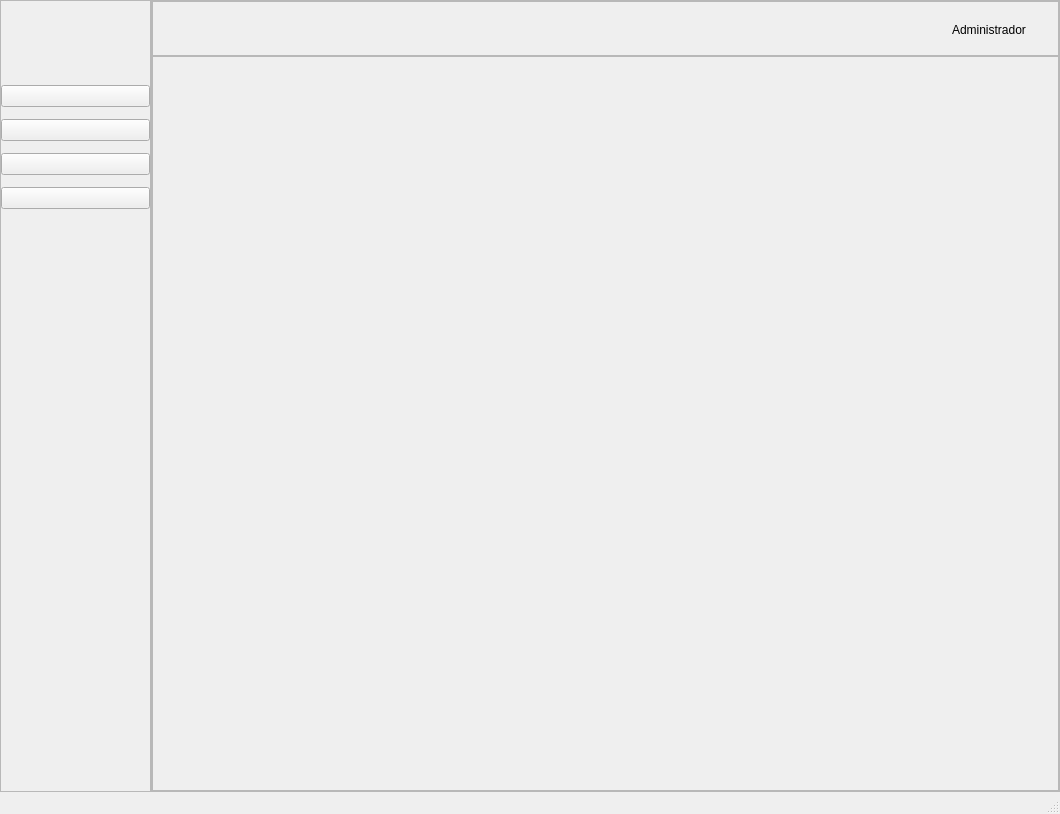
<?xml version="1.0" encoding="UTF-8"?>
<ui version="4.0">
 <class>MainWindow</class>
 <widget class="QMainWindow" name="MainWindow">
  <property name="geometry">
   <rect>
    <x>0</x>
    <y>0</y>
    <width>1060</width>
    <height>814</height>
   </rect>
  </property>
  <property name="sizePolicy">
   <sizepolicy hsizetype="Preferred" vsizetype="Preferred">
    <horstretch>0</horstretch>
    <verstretch>0</verstretch>
   </sizepolicy>
  </property>
  <property name="maximumSize">
   <size>
    <width>16777215</width>
    <height>16777215</height>
   </size>
  </property>
  <property name="windowTitle">
   <string>MainWindow</string>
  </property>
  <property name="styleSheet">
   <string notr="true"/>
  </property>
  <widget class="QWidget" name="centralwidget">
   <property name="layoutDirection">
    <enum>Qt::LayoutDirection::LeftToRight</enum>
   </property>
   <layout class="QHBoxLayout" name="horizontalLayout" stretch="1,6">
    <property name="spacing">
     <number>0</number>
    </property>
    <property name="leftMargin">
     <number>0</number>
    </property>
    <property name="topMargin">
     <number>0</number>
    </property>
    <property name="rightMargin">
     <number>0</number>
    </property>
    <property name="bottomMargin">
     <number>0</number>
    </property>
    <item>
     <widget class="QFrame" name="sidebarFrame">
      <property name="styleSheet">
       <string notr="true"/>
      </property>
      <property name="frameShape">
       <enum>QFrame::Shape::StyledPanel</enum>
      </property>
      <property name="frameShadow">
       <enum>QFrame::Shadow::Raised</enum>
      </property>
      <property name="lineWidth">
       <number>0</number>
      </property>
      <property name="class" stdset="0">
       <string notr="true">side-bar</string>
      </property>
      <layout class="QVBoxLayout" name="verticalLayout_2">
       <property name="spacing">
        <number>12</number>
       </property>
       <property name="sizeConstraint">
        <enum>QLayout::SizeConstraint::SetDefaultConstraint</enum>
       </property>
       <property name="leftMargin">
        <number>0</number>
       </property>
       <property name="topMargin">
        <number>12</number>
       </property>
       <property name="rightMargin">
        <number>0</number>
       </property>
       <property name="bottomMargin">
        <number>12</number>
       </property>
       <item>
        <widget class="AspectRatioImageLabel" name="logoLabel">
         <property name="sizePolicy">
          <sizepolicy hsizetype="Ignored" vsizetype="Fixed">
           <horstretch>0</horstretch>
           <verstretch>0</verstretch>
          </sizepolicy>
         </property>
         <property name="minimumSize">
          <size>
           <width>0</width>
           <height>60</height>
          </size>
         </property>
         <property name="maximumSize">
          <size>
           <width>16777215</width>
           <height>60</height>
          </size>
         </property>
         <property name="text">
          <string/>
         </property>
         <property name="alignment">
          <set>Qt::AlignmentFlag::AlignCenter</set>
         </property>
         <property name="sourcePath" stdset="0">
          <string notr="true">:/resources/images/images/logo-seminuevos.jpeg</string>
         </property>
        </widget>
       </item>
       <item>
        <widget class="SidebarMenuItem" name="inventoryItem">
         <property name="autoExclusive">
          <bool>true</bool>
         </property>
         <property name="title" stdset="0">
          <string>Inventario</string>
         </property>
         <property name="leadingIcon" stdset="0">
          <string notr="true">:/icons/car.png</string>
         </property>
        </widget>
       </item>
       <item>
        <widget class="SidebarMenuItem" name="commercialItem">
         <property name="autoExclusive">
          <bool>true</bool>
         </property>
         <property name="title" stdset="0">
          <string>Comercial</string>
         </property>
         <property name="leadingIcon" stdset="0">
          <string notr="true">:/icons/dollar.png</string>
         </property>
        </widget>
       </item>
       <item>
        <widget class="SidebarMenuItem" name="financeItem">
         <property name="autoExclusive">
          <bool>true</bool>
         </property>
         <property name="title" stdset="0">
          <string>Finanzas</string>
         </property>
         <property name="leadingIcon" stdset="0">
          <string notr="true">:/icons/bank.png</string>
         </property>
        </widget>
       </item>
       <item>
        <widget class="SidebarMenuItem" name="reportItem">
         <property name="autoExclusive">
          <bool>true</bool>
         </property>
         <property name="title" stdset="0">
          <string>Reportes</string>
         </property>
         <property name="leadingIcon" stdset="0">
          <string notr="true">:/icons/bar-chart.png</string>
         </property>
        </widget>
       </item>
       <item>
        <spacer name="verticalSpacer">
         <property name="orientation">
          <enum>Qt::Orientation::Vertical</enum>
         </property>
         <property name="sizeType">
          <enum>QSizePolicy::Policy::Expanding</enum>
         </property>
         <property name="sizeHint" stdset="0">
          <size>
           <width>20</width>
           <height>390</height>
          </size>
         </property>
        </spacer>
       </item>
      </layout>
     </widget>
    </item>
    <item>
     <widget class="QFrame" name="rightContentFrame">
      <property name="frameShape">
       <enum>QFrame::Shape::StyledPanel</enum>
      </property>
      <property name="frameShadow">
       <enum>QFrame::Shadow::Raised</enum>
      </property>
      <property name="class" stdset="0">
       <string notr="true">right-content</string>
      </property>
      <layout class="QVBoxLayout" name="verticalLayout" stretch="1,15">
       <property name="spacing">
        <number>0</number>
       </property>
       <property name="leftMargin">
        <number>0</number>
       </property>
       <property name="topMargin">
        <number>0</number>
       </property>
       <property name="rightMargin">
        <number>0</number>
       </property>
       <property name="bottomMargin">
        <number>0</number>
       </property>
       <item>
        <widget class="QFrame" name="topBarFrame">
         <property name="frameShape">
          <enum>QFrame::Shape::StyledPanel</enum>
         </property>
         <property name="frameShadow">
          <enum>QFrame::Shadow::Raised</enum>
         </property>
         <property name="class" stdset="0">
          <string notr="true">top-bar</string>
         </property>
         <layout class="QHBoxLayout" name="horizontalLayout_4" stretch="0,0,0">
          <property name="spacing">
           <number>10</number>
          </property>
          <property name="sizeConstraint">
           <enum>QLayout::SizeConstraint::SetDefaultConstraint</enum>
          </property>
          <property name="topMargin">
           <number>12</number>
          </property>
          <property name="rightMargin">
           <number>32</number>
          </property>
          <item>
           <spacer name="horizontalSpacer_5">
            <property name="orientation">
             <enum>Qt::Orientation::Horizontal</enum>
            </property>
            <property name="sizeHint" stdset="0">
             <size>
              <width>638</width>
              <height>20</height>
             </size>
            </property>
           </spacer>
          </item>
          <item>
           <widget class="QLabel" name="avatarLabel">
            <property name="minimumSize">
             <size>
              <width>32</width>
              <height>32</height>
             </size>
            </property>
            <property name="maximumSize">
             <size>
              <width>32</width>
              <height>32</height>
             </size>
            </property>
            <property name="text">
             <string/>
            </property>
            <property name="pixmap">
             <pixmap>:/icons/avatar.png</pixmap>
            </property>
           </widget>
          </item>
          <item>
           <widget class="QLabel" name="userRoleLabel">
            <property name="text">
             <string>Administrador</string>
            </property>
           </widget>
          </item>
         </layout>
        </widget>
       </item>
       <item>
        <widget class="QFrame" name="inventarioFrame">
         <property name="styleSheet">
          <string notr="true"/>
         </property>
         <property name="frameShape">
          <enum>QFrame::Shape::StyledPanel</enum>
         </property>
         <property name="frameShadow">
          <enum>QFrame::Shadow::Raised</enum>
         </property>
         <property name="lineWidth">
          <number>0</number>
         </property>
         <property name="class" stdset="0">
          <string notr="true">main-content</string>
         </property>
         <layout class="QVBoxLayout" name="verticalLayout_3">
          <property name="spacing">
           <number>0</number>
          </property>
          <property name="leftMargin">
           <number>0</number>
          </property>
          <property name="topMargin">
           <number>0</number>
          </property>
          <property name="rightMargin">
           <number>0</number>
          </property>
          <property name="bottomMargin">
           <number>0</number>
          </property>
          <item>
           <widget class="QStackedWidget" name="mainContentStack">
            <property name="currentIndex">
             <number>1</number>
            </property>
            <widget class="InventoryView" name="inventoryPage"/>
            <widget class="CommercialMainView" name="commercial_main_view"/>
            <widget class="SaleWizardView" name="commercialPage"/>
           </widget>
          </item>
         </layout>
        </widget>
       </item>
      </layout>
     </widget>
    </item>
   </layout>
  </widget>
  <widget class="QMenuBar" name="menubar">
   <property name="geometry">
    <rect>
     <x>0</x>
     <y>0</y>
     <width>1060</width>
     <height>33</height>
    </rect>
   </property>
  </widget>
  <widget class="QStatusBar" name="statusbar"/>
 </widget>
 <customwidgets>
  <customwidget>
   <class>AspectRatioImageLabel</class>
   <extends>QLabel</extends>
   <header>../src/presentation/common/components/aspectratioimagelabel.h</header>
  </customwidget>
  <customwidget>
   <class>InventoryView</class>
   <extends>QWidget</extends>
   <header>presentation/inventory/inventoryview.h</header>
  </customwidget>
  <customwidget>
   <class>CommercialMainView</class>
   <extends>QWidget</extends>
   <header>presentation/commercial/commercialmainview.h</header>
  </customwidget>
  <customwidget>
   <class>SidebarMenuItem</class>
   <extends>QPushButton</extends>
   <header>presentation/common/components/sidebarmenuitem.h</header>
  </customwidget>
  <customwidget>
   <class>SaleWizardView</class>
   <extends>QWidget</extends>
   <header>presentation/commercial/registration/salewizardview.h</header>
   <container>1</container>
  </customwidget>
 </customwidgets>
 <tabstops>
  <tabstop>inventoryItem</tabstop>
  <tabstop>commercialItem</tabstop>
  <tabstop>financeItem</tabstop>
  <tabstop>reportItem</tabstop>
 </tabstops>
 <resources/>
 <connections/>
</ui>
